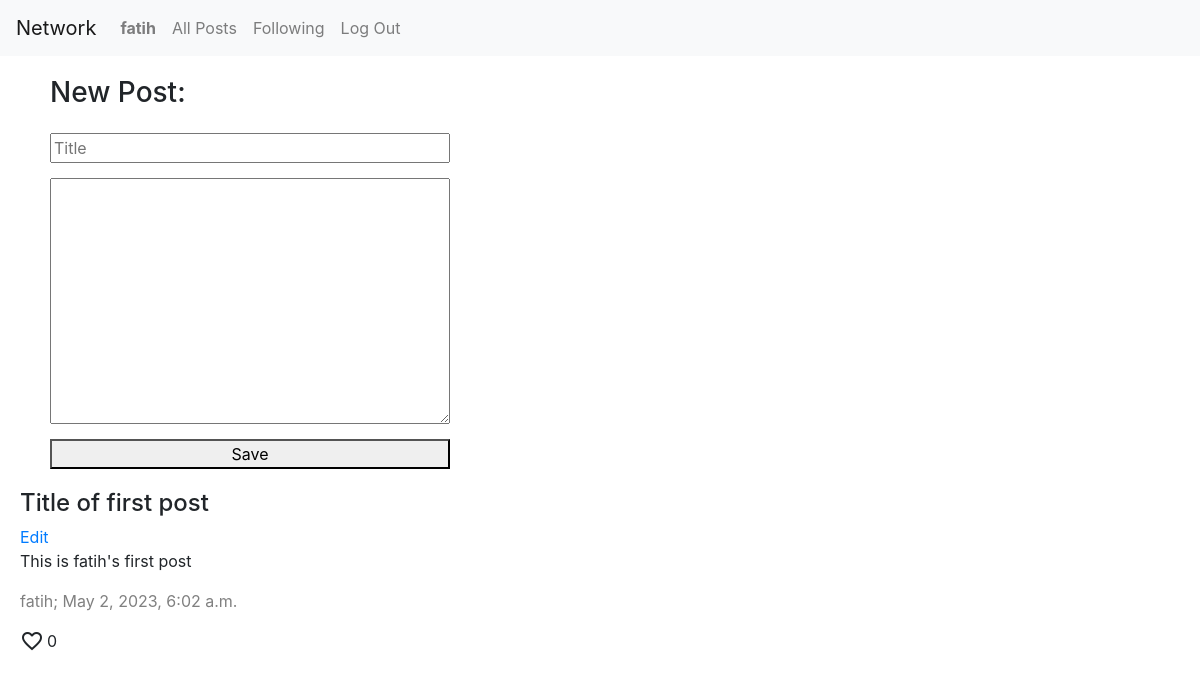
/ (signed in), run on an earlier commit of the app's database.
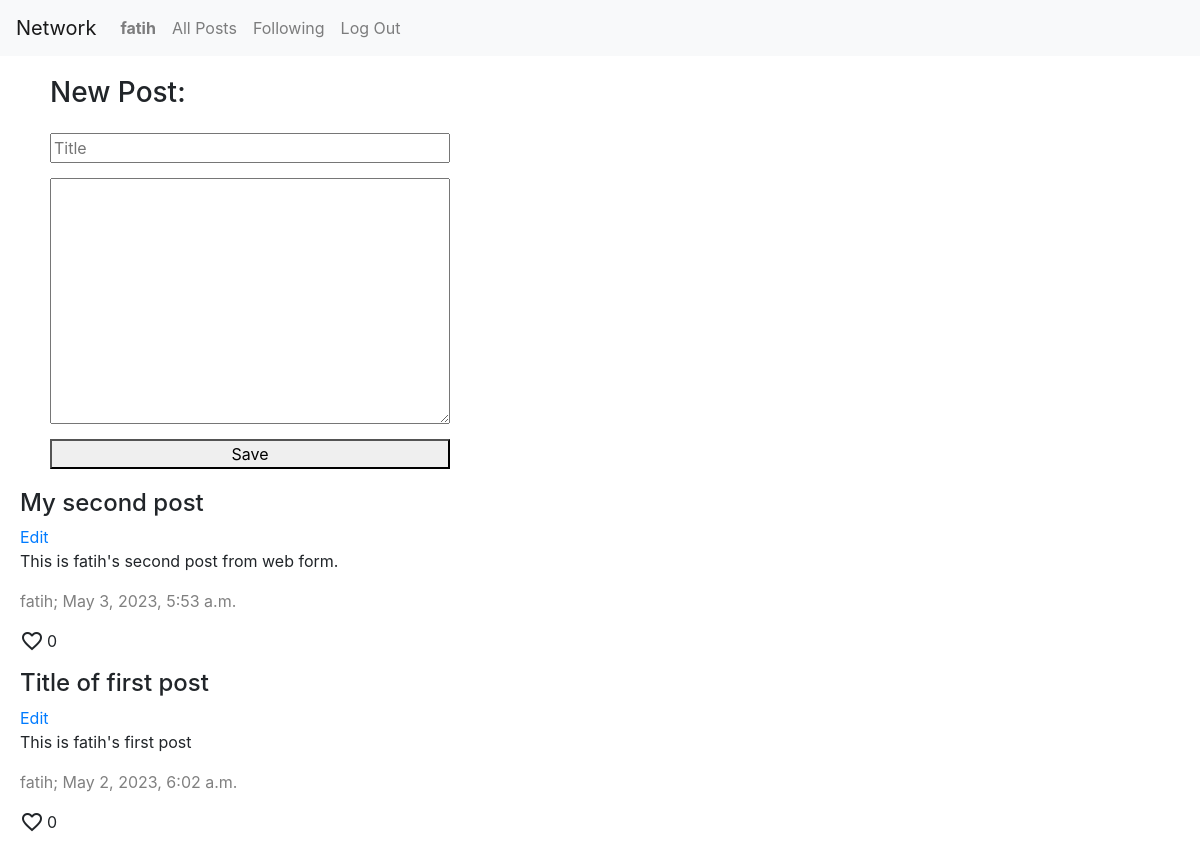
And on a later commit of the database.
### network/models.py (models this page shows, shortened)
class User(AbstractUser):
    pass

class Post(models.Model):
    user = models.ForeignKey(User, on_delete=models.CASCADE)
    title = models.CharField(max_length=100)
    text = models.TextField()
    time = models.DateTimeField(auto_now_add=True)

### network/views.py (the view, shortened to what this page needs)
# urls.py: path("", views.index, name="index"),
def index(request):
    try:
        m_querystring = request.GET.get("p")
        posts = Post.objects.all().order_by("-time")
        like_list = []
        for post in posts:
            if post.likes.filter(user = request.user):
                like_list.append(True)
            else:
                like_list.append(False)
        return render(request, "network/index.html", {
            "posts": zip(posts, like_list)
        })
    except Exception as e:
        print("Error, ", e)
        return render(request, "network/index.html")

### network/templates/network/index.html (shortened to what this page needs)
{% extends "network/layout.html" %}
{% load static %}
{% block body %}
    <div class="div-posts">
        {% if user.is_authenticated and not request.GET.p == "f" %}
            <form class="form-newpost" action="./" method="post">
                <h3>New Post:</h3>
                <input placeholder="Title" type="text" id="input-newpost-title" name="input-newpost-title">
                <textarea name="" id="input-newpost-text" name="input-newpost-text" cols="30" rows="10"></textarea>
                <button id="input-newpost-submit">Save</button>
            </form>
        {% endif %}
        {% for post, like in posts %}
            <div class="div-post">
                <h4>{{ post.title }}</h4>
                {% if user.username == post.user.username %}
                    <a data-postid="{{ post.id }}" class="a-post-edit" href="#">Edit</a>
                {% endif %}
                <p class="post-text">
                    {{ post.text }}
                </p>
                <p class="css-description">{{ post.user.username }}; {{ post.time }}</p>
                <p class="p-like">
                    {% if user.username != post.user.username %}
                        <span data-postid="{{ post.id }}" class="material-icons po-pointer {% if like %}red {% endif %}favorite">
                            {% if like %}
                                favorite
                            {% else %}
                                favorite_border
                            {% endif %}
                        </span>
                    {% else %}
                        <span class="material-icons po-default">
                        </span>
                    {% endif %}
                        <span class="post-like-counter">{{ post.likes.count }}</span>
                </p>
            </div>
        {% empty %}
            No post yet!
        {% endfor %}
    </div>
{% endblock %}

### network/templates/network/layout.html (shortened to what this page needs)
{% load static %}
<!DOCTYPE html>
<html lang="en">
    <head>
        <link rel="stylesheet" href="https://stackpath.bootstrapcdn.com/bootstrap/4.4.1/css/bootstrap.min.css">
        <link href="{% static 'network/styles.css' %}" rel="stylesheet">
    </head>
    <body>
        <nav class="navbar navbar-expand-lg navbar-light bg-light">
            <a class="navbar-brand" href="./">Network</a>
            <div>
              <ul class="navbar-nav mr-auto">
                {% if user.is_authenticated %}
                    <li class="nav-item">
                        <a class="nav-link" href="#"><strong>{{ user.username }}</strong></a>
                    </li>
                {% endif %}
                <li class="nav-item">
                  <a class="nav-link" href="{% url 'index' %}">All Posts</a>
                </li>
                {% if user.is_authenticated %}
                    <li class="nav-item">
                        <a class="nav-link" href="{% url 'index' %}?p=f">Following</a>
                    </li>
                    <li class="nav-item">
                        <a class="nav-link" href="{% url 'logout' %}">Log Out</a>
                    </li>
                {% endif %}
              </ul>
            </div>
          </nav>
        <div class="body">
            {% block body %}
            {% endblock %}
        </div>
    </body>
</html>

### network/static/network/styles.css (style rules this page uses)
.form-newpost { display: flex; flex-direction: column; max-width: 400px; gap: 15px; margin: 20px 30px; }
.div-posts { padding-left: 20px; display: flex; flex-direction: column; }
.css-description { color: gray; }
.p-like { display: flex; align-content: center; gap: 3px; }
.po-default { cursor: default; }

What changed in the data, as far as the page shows it:
added Post: title "My second post", text "This is fatih's second post from web form.", user.username "fatih", time "May 3, 2023, 5:53 a.m.", likes.count "0"
